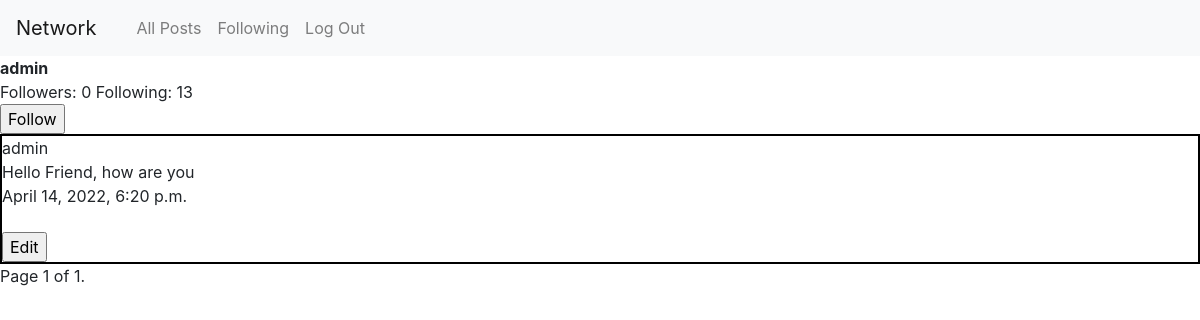
The page /user/admin on the database as committed earlier.
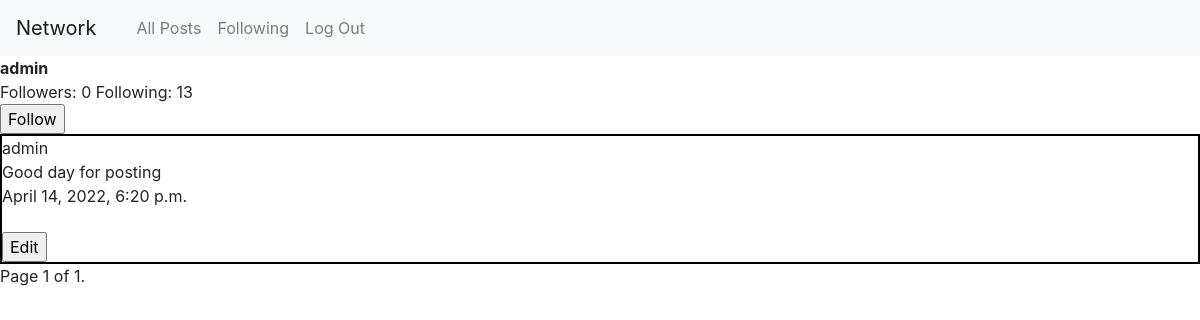
The same page on the database as committed later.
### network/models.py (models this page shows, shortened)
class User(AbstractUser):
    pass

class Post(models.Model):
    user = models.ForeignKey("User", on_delete=models.CASCADE)
    body = models.TextField(blank=True)
    date = models.DateTimeField(auto_now_add=True)

### network/views.py (the view)
# urls.py: path("user/<str:username>", views.profile, name="profile"),
def profile(request, username):
    viewed_user = User.objects.get(username=username)
    logged_in_user = request.user
    p = Paginator(Post.objects.filter(user=viewed_user).order_by("-date"),10)
    page = request.GET.get('page')
    posts = p.get_page(page)
    if request.method == "POST":
        if request.POST.get("submit") == "Follow":
            if viewed_user != logged_in_user:
                follower = Follower(following=logged_in_user, followed=viewed_user )
                follower.save()
            return HttpResponseRedirect(f"/user/{viewed_user}")
    following_count = Follower.objects.filter(following=viewed_user).count
    followed_count = Follower.objects.filter(followed=viewed_user).count
    return render(request,"network/profile.html", {"current_user": logged_in_user,"user": viewed_user,"posts": posts, "following_count": following_count, "followed_count":followed_count})

### network/templates/network/profile.html (shortened to what this page needs)
{% extends "network/layout.html" %}
{% block body %}
<strong>{{user}}</strong>
<br>
Followers: {{followed_count}}
Following: {{following_count}}
<form action="" method="post">
    <input type="submit" name="submit" value="Follow">
</form>
{% for post in posts%}
<div  style ="border: solid black 2px;">
<div>{{post.user}}</div>
<div>{{post.body}}</div>
<div>{{post.date}}</div><br>
<form action="{% url 'edit' post.id %}" method='POST'>
    <input type="submit" name="submit" value="Edit">
</form>
</div>
{% endfor %}
<div class="pagination">
    <span class="step-links">
        <span class="current">
            Page {{ posts.number }} of {{ posts.paginator.num_pages }}.
        </span>
    </span>
</div>
{% endblock %}

### network/templates/network/layout.html (shortened to what this page needs)
{% load static %}
<!DOCTYPE html>
<html lang="en">
    <head>
        <link rel="stylesheet" href="https://stackpath.bootstrapcdn.com/bootstrap/4.4.1/css/bootstrap.min.css">
        <link href="{% static 'network/styles.css' %}" rel="stylesheet">
    </head>
    <body>
        <nav class="navbar navbar-expand-lg navbar-light bg-light">
            <a class="navbar-brand" href="{% url 'index' %}">Network</a>
            <div>
              <ul class="navbar-nav mr-auto">
                {% if user.is_authenticated %}
                    <li class="nav-item">
                        <a class="nav-link" href="{% url 'profile' current_user.username %}"><strong>{{ current_user.username }}</strong></a>
                    </li>
                {% endif %}
                <li class="nav-item">
                  <a class="nav-link" href="{% url 'all-posts' %}">All Posts</a>
                </li>
                {% if user.is_authenticated %}
                    <li class="nav-item">
                        <a class="nav-link" href="#">Following</a>
                    </li>
                    <li class="nav-item">
                        <a class="nav-link" href="{% url 'logout' %}">Log Out</a>
                    </li>
                {% endif %}
              </ul>
            </div>
          </nav>
        <div class="body">
            {% block body %}
            {% endblock %}
        </div>
    </body>
</html>

Rows that differ between the two databases and show on the page:
changed Post "admin": body "Hello Friend, how are you" → "Good day for posting"
